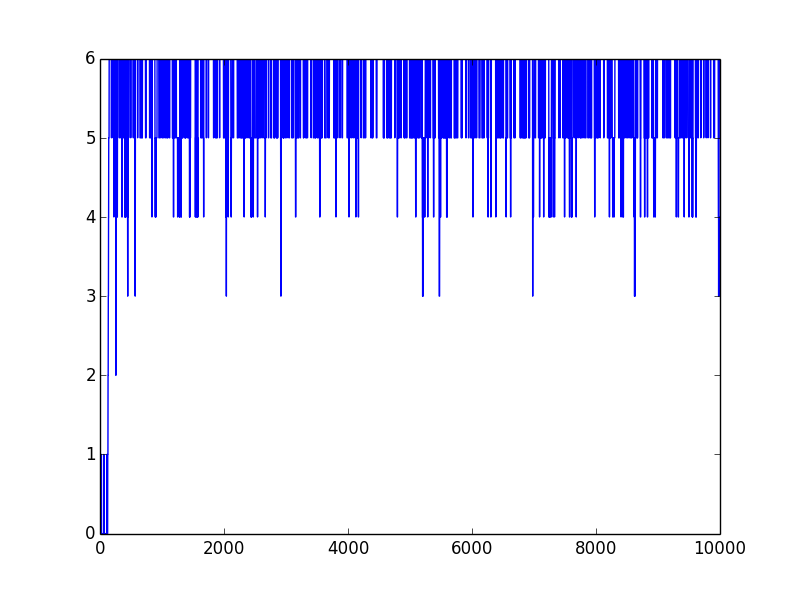

Reproduce this figure in Python.
from __future__ import division
import matplotlib.pyplot as plt
import numpy as np
from mc_tools import mc_compute_stationary, mc_sample_path
from discrete_rv import DiscreteRV

N = 6
t = 10000
epsilon = 0.1
x_0 = 0
p = 1/3

A = np.zeros([N+1, N+1])
A[0,0] = 1 - epsilon*0.5
A[0,1] = epsilon*0.5
A[N,N-1] = epsilon*0.5
A[N,N] = 1 - epsilon*0.5
for i in range(1,N):
    x_i = i / N
    if x_i < p:
        A[i, i-1] = x_i * (1 - epsilon*0.5)
        A[i, i+1] = (1 - x_i) * epsilon*0.5
        A[i, i] = 1 - A[i, i-1] - A[i, i+1]
    elif x_i > p:
        A[i, i -1] = x_i * epsilon*0.5
        A[i, i+1] = (1 - x_i) * (1 - epsilon * 0.5)
        A[i, i] = 1- A[i, i-1] - A[i, i+1]
    else:
        A[i, i -1] = x_i * 0.5
        A[i, i+1] = x_i * 0.5
        A[i, i] = 0.5

y = mc_sample_path(A, x_0, t)

fig, ax = plt.subplots()
ax.plot(y)
plt.show()
